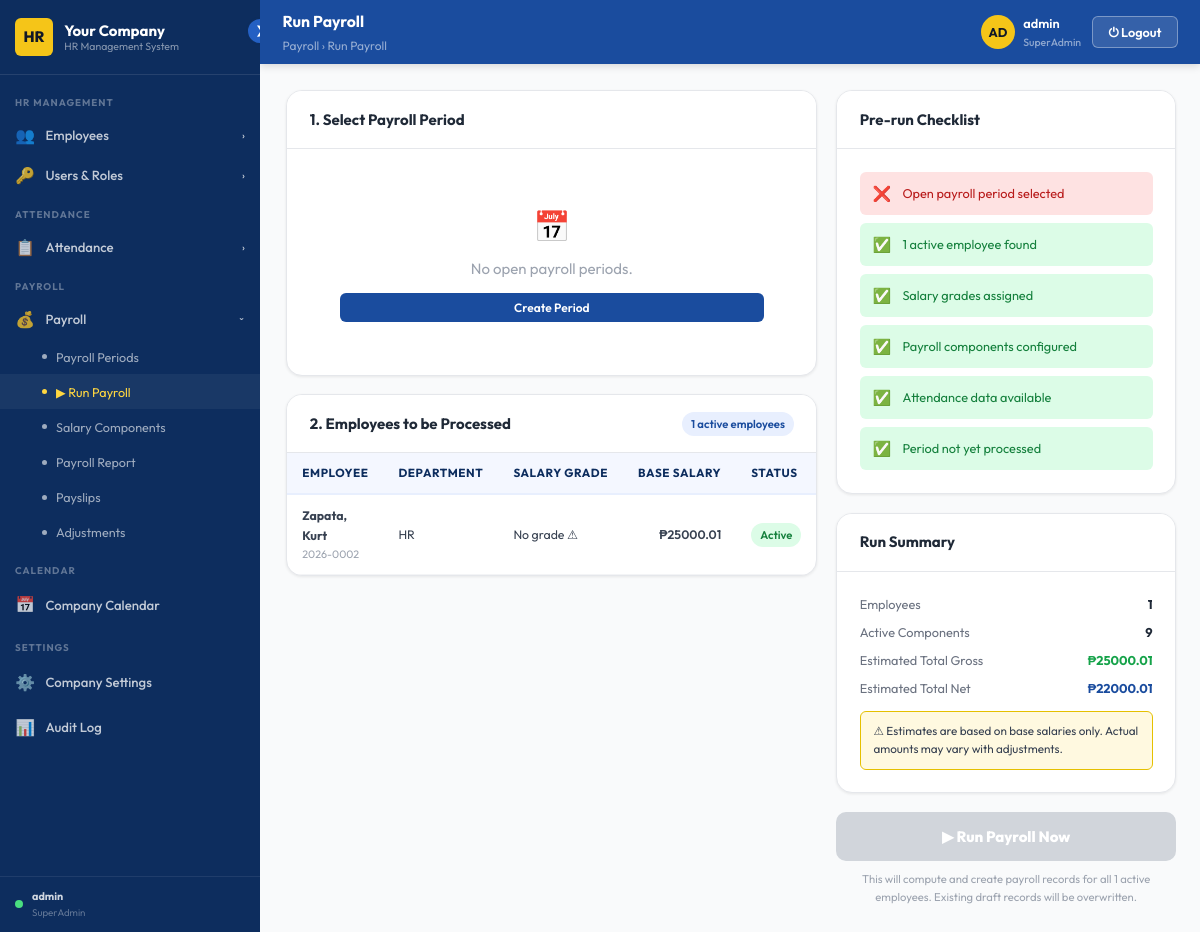
The page /payroll/run/ (signed in) on the database as committed earlier.
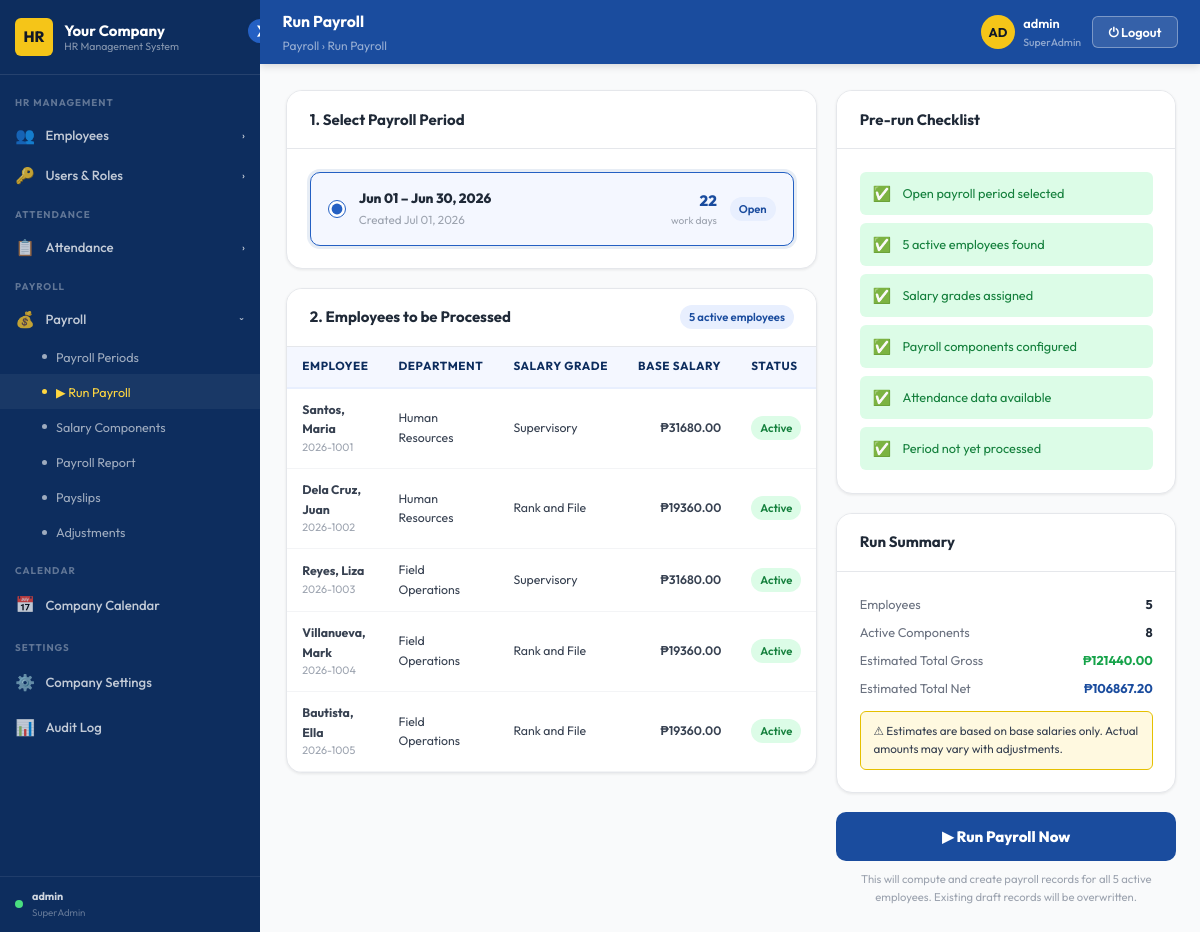
The same page on the database as committed later.
### employees/models.py (models this page shows, shortened)
class Employee(models.Model):
    EMPLOYMENT_TYPES = [('regular', 'Regular'), ('contract', 'Contract')]
    STATUS_CHOICES   = [('active', 'Active'), ('inactive', 'Inactive')]
    GENDER_CHOICES   = [('male', 'Male'), ('female', 'Female'), ('other', 'Other')]
    CIVIL_CHOICES    = [
        ('single', 'Single'), ('married', 'Married'),
        ('widowed', 'Widowed'), ('separated', 'Separated'),
    ]
    employee_code   = models.CharField(max_length=50, unique=True)
    first_name      = models.CharField(max_length=100)
    last_name       = models.CharField(max_length=100)
    email           = models.EmailField(unique=True)
    phone           = models.CharField(max_length=30, blank=True)
    address         = models.TextField(blank=True)
    date_hired      = models.DateField(null=True, blank=True)
    employment_type = models.CharField(max_length=20, choices=EMPLOYMENT_TYPES, default='regular')
    status          = models.CharField(max_length=20, choices=STATUS_CHOICES, default='active')
    department      = models.ForeignKey(Department, on_delete=models.SET_NULL, null=True, blank=True)
    position        = models.ForeignKey(Position, on_delete=models.SET_NULL, null=True, blank=True)
    salary_grade    = models.ForeignKey(SalaryGrade, on_delete=models.SET_NULL, null=True, blank=True)
    created_at      = models.DateTimeField(auto_now_add=True)
    updated_at      = models.DateTimeField(auto_now=True)
    middle_name     = models.CharField(max_length=100, blank=True)
    birthdate       = models.DateField(null=True, blank=True)
    gender          = models.CharField(max_length=10, choices=GENDER_CHOICES, blank=True)
    civil_status    = models.CharField(max_length=15, choices=CIVIL_CHOICES, blank=True)
    nationality     = models.CharField(max_length=60, blank=True, default='Filipino')
    tin_number        = models.CharField(max_length=30, blank=True)
    sss_number        = models.CharField(max_length=30, blank=True)
    philhealth_number = models.CharField(max_length=30, blank=True)
    pagibig_number    = models.CharField(max_length=30, blank=True)
    emergency_contact_name         = models.CharField(max_length=150, blank=True)
    emergency_contact_phone        = models.CharField(max_length=30, blank=True)
    emergency_contact_relationship = models.CharField(max_length=60, blank=True)
    contract_start  = models.DateField(null=True, blank=True)
    contract_end    = models.DateField(null=True, blank=True)

class Department(models.Model):
    name        = models.CharField(max_length=100)
    description = models.TextField(blank=True)
    created_at  = models.DateTimeField(auto_now_add=True)

class SalaryGrade(models.Model):
    name          = models.CharField(max_length=100)
    hourly_rate   = models.DecimalField(max_digits=10, decimal_places=4, default=0)
    overtime_rate = models.DecimalField(max_digits=10, decimal_places=4, default=0)
    base_salary   = models.DecimalField(max_digits=12, decimal_places=2, default=0)
    created_at    = models.DateTimeField(auto_now_add=True)

### payroll/models.py (models this page shows, shortened)
class PayrollPeriod(models.Model):
    STATUS = [('open','Open'),('processing','Processing'),('closed','Closed')]
    start_date = models.DateField()
    end_date   = models.DateField()
    status     = models.CharField(max_length=20, choices=STATUS, default='open')
    created_at = models.DateTimeField(auto_now_add=True)

### payroll/views.py (the view, shortened to what this page needs)
# urls.py: path('run/',                            views.run_payroll,                name='run'),
@admin_required(roles={'SuperAdmin', 'HRAdmin'})
def run_payroll(request):
    all_periods = PayrollPeriod.objects.order_by('-start_date')
    open_periods = all_periods.filter(status='open')
    for p in all_periods:
        delta = (p.end_date - p.start_date).days + 1
        p.working_days = sum(
            1 for i in range(delta)
            if (p.start_date + timedelta(days=i)).weekday() < 5
        )
    period_id = request.GET.get('period_id') or request.POST.get('period_id')
    if period_id:
        try:
            default_period = PayrollPeriod.objects.get(pk=period_id)
        except:
            default_period = open_periods.first()
    else:
        default_period = open_periods.first()
    employees = Employee.objects.filter(status='active').select_related('department', 'salary_grade')
    components = PayrollComponent.objects.filter(is_active=True).order_by('sort_order', 'id')
    missing_grades = employees.filter(salary_grade__isnull=True).count()
    already_run = Payroll.objects.filter(payroll_period=default_period).exists() if default_period else False
    checks = {
        'has_open_period':      open_periods.exists(),
        'has_employees':        employees.exists(),
        'all_have_grades':      missing_grades == 0,
        'some_missing_grades': 0 < missing_grades < employees.count(),
        'missing_grade_count': missing_grades,
        'has_components':       components.exists(),
        'attendance_imported': True,
        'already_run':          already_run,
    }
    estimated_gross = sum(
        (Decimal(str(e.salary_grade.hourly_rate)) * Decimal('176')
         if e.salary_grade else Decimal('0'))
        for e in employees
    )
    estimated_net = estimated_gross * Decimal('0.88')
    return render(request, 'hrms/payroll_run.html', {
        'periods':        all_periods,
        'employees':        employees,
        'active_employees': employees.count(),
        'component_count':  components.count(),
        'estimated_gross':  estimated_gross,
        'estimated_net':    estimated_net,
        'checks':           checks,
        **_branding(),
    })

### accounts/access.py (called while the page is built, shortened)
def role_display_name(role):
    name = role.name if hasattr(role, 'name') else role
    return ROLE_DISPLAY_NAMES.get(name, name or 'No Role')

def get_user_role(user):
    if not user or not user.is_authenticated:
        return None
    if user.is_superuser:
        return _MockRole(SUPERADMIN)

def has_admin_role(user):
    role = get_user_role(user)
    return role is not None and role.name in ADMIN_ROLES

def admin_required(view_func=None, *, roles=None, redirect_url=None):
    allowed = set(roles) if roles else ADMIN_ROLES
    redir   = redirect_url or '/attendance/'
    def decorator(fn):
        @wraps(fn)
        @login_required(login_url='/login/')
        def wrapper(request, *args, **kwargs):
            role = get_user_role(request.user)
            if role and role.name in allowed:
                return fn(request, *args, **kwargs)
            return render(request, 'hrms/403.html', status=403)
        return wrapper
    if view_func is not None:
        return decorator(view_func)
    return decorator

### templates/hrms/payroll_run.html (shortened to what the changed rows need)
{% extends "hrms/admin_base.html" %}
{% load static %}
{% block content %}
<div class="run-layout">
  <div>
    <div class="card" style="margin-bottom:1.25rem;">
      <div class="card-body">
        {% if periods %}
        <div class="period-options">
          {% for period in periods %}
          <label class="period-option {% if forloop.first %}selected{% endif %}"
                 onclick="selectPeriod(this, {{ period.id }}, {{ period.working_days }})">
            <input type="radio" name="period_choice" value="{{ period.id }}"
                   {% if forloop.first %}checked{% endif %}>
            <div class="period-option-info">
              <h4>{{ period.start_date|date:"M d" }} – {{ period.end_date|date:"M d, Y" }}</h4>
              <p>Created {{ period.created_at|date:"M d, Y" }}</p>
            </div>
            <div class="period-option-meta">
              <div class="days">{{ period.working_days }}</div>
              <div class="dlabel">work days</div>
            </div>
            <span class="badge badge-blue">{{ period.status|title }}</span>
          </label>
          {% endfor %}
        </div>
        {% else %}
        <div style="text-align:center;padding:2rem;color:var(--gray-400);">
          <div style="font-size:2rem;margin-bottom:.5rem;">📅</div>
          No open payroll periods.
          <a href="{% url 'payroll:periods' %}" class="btn btn-primary btn-sm" style="display:block;margin-top:.75rem;">Create Period</a>
        </div>
        {% endif %}
      </div>
    </div>
    <div class="card">
      <div class="card-header">
        <h3>2. Employees to be Processed</h3>
        <span class="badge badge-blue">{{ active_employees }} active employees</span>
      </div>
      <div class="table-wrap">
        <table class="data-table">
          <thead>
            <tr>
              <th>Employee</th>
              <th>Department</th>
              <th>Salary Grade</th>
              <th style="text-align:right;">Base Salary</th>
              <th>Status</th>
            </tr>
          </thead>
          <tbody>
            {% for emp in employees %}
            <tr class="emp-preview-row">
              <td>
                <strong>{{ emp.last_name }}, {{ emp.first_name }}</strong>
                <div style="font-size:.72rem;color:var(--gray-400);">{{ emp.employee_code }}</div>
              </td>
              <td>{{ emp.department.name|default:"—" }}</td>
              <td>{{ emp.salary_grade.name|default:"No grade ⚠" }}</td>
              <td style="text-align:right;font-weight:600;">
                {% if emp.salary_grade %}
                  ₱{{ emp.salary_grade.base_salary|floatformat:"2" }}
                {% else %}
                  <span style="color:var(--warning);">Not set</span>
                {% endif %}
              </td>
              <td>
                <span class="badge badge-success">Active</span>
              </td>
            </tr>
            {% empty %}
            <tr><td colspan="5" style="text-align:center;padding:2rem;color:var(--gray-400);">No active employees found.</td></tr>
            {% endfor %}
          </tbody>
        </table>
      </div>
    </div>
  </div>
  <div>
    <div class="card" style="margin-bottom:1.25rem;">
      <div class="card-body">
        <div class="pre-run-checklist">
          <div class="check-item {% if checks.has_open_period %}pass{% else %}fail{% endif %}">
            <span class="check-icon">{% if checks.has_open_period %}✅{% else %}❌{% endif %}</span>
            Open payroll period selected
          </div>
          <div class="check-item {% if checks.has_employees %}pass{% else %}fail{% endif %}">
            <span class="check-icon">{% if checks.has_employees %}✅{% else %}❌{% endif %}</span>
            {{ active_employees }} active employee{{ active_employees|pluralize }} found
          </div>
          <div class="check-item {% if checks.all_have_grades %}pass{% elif checks.some_missing_grades %}warn{% else %}fail{% endif %}">
            <span class="check-icon">{% if checks.all_have_grades %}✅{% elif checks.some_missing_grades %}⚠{% else %}❌{% endif %}</span>
            Salary grades assigned
          </div>
          <div class="check-item {% if checks.has_components %}pass{% else %}warn{% endif %}">
            <span class="check-icon">{% if checks.has_components %}✅{% else %}⚠{% endif %}</span>
            Payroll components configured
          </div>
          <div class="check-item {% if checks.attendance_imported %}pass{% else %}warn{% endif %}">
            <span class="check-icon">{% if checks.attendance_imported %}✅{% else %}⚠{% endif %}</span>
            Attendance data available
          </div>
          <div class="check-item {% if not checks.already_run %}pass{% else %}warn{% endif %}">
            <span class="check-icon">{% if not checks.already_run %}✅{% else %}⚠{% endif %}</span>
            {% if checks.already_run %}Period already has payroll (will overwrite draft){% else %}Period not yet processed{% endif %}
          </div>
        </div>
      </div>
    </div>
    <div class="card" style="margin-bottom:1.25rem;">
      <div class="card-body">
        <div style="display:flex;flex-direction:column;gap:.5rem;font-size:.85rem;">
          <div style="display:flex;justify-content:space-between;">
            <span class="text-gray">Employees</span>
            <strong>{{ active_employees }}</strong>
          </div>
          <div style="display:flex;justify-content:space-between;">
            <span class="text-gray">Active Components</span>
            <strong>{{ component_count }}</strong>
          </div>
          <div style="display:flex;justify-content:space-between;">
            <span class="text-gray">Estimated Total Gross</span>
            <strong style="color:var(--success);">₱{{ estimated_gross|floatformat:"2" }}</strong>
          </div>
          <div style="display:flex;justify-content:space-between;">
            <span class="text-gray">Estimated Total Net</span>
            <strong style="color:var(--blue-800);">₱{{ estimated_net|floatformat:"2" }}</strong>
          </div>
        </div>
      </div>
    </div>
    <form id="run-payroll-form" method="post" action="{% url 'payroll:run' %}" onsubmit="startRun(event)">
      <div id="run-panel">
        <button type="submit" class="run-btn" id="run-btn"
                {% if not checks.has_open_period or not checks.has_employees %}disabled{% endif %}>
          ▶ Run Payroll Now
        </button>
        <p style="font-size:.75rem;color:var(--gray-400);text-align:center;margin-top:.6rem;">
          This will compute and create payroll records for all {{ active_employees }} active employees.
          Existing draft records will be overwritten.
        </p>
      </div>
    </form>
  </div>
</div>
{% endblock %}

Rows that differ between the two databases and show on the page:
removed Employee: last_name "Zapata", first_name "Kurt", employee_code "2026-0002", department.name "HR", salary_grade.name "No grade ⚠", salary_grade.base_salary "25000.01"
added PayrollPeriod: period_choice "☑ Jun 01 – Jun 30, 2026 Created", start_date "Jun 01", end_date "Jun 30, 2026", created_at "Jul 01, 2026", working_days "22", status "Open"
now on this page (row edited): Employee: last_name "Santos", first_name "Maria", employee_code "2026-1001", department.name "Human Resources", salary_grade.name "Supervisory", salary_grade.base_salary "31680.00"
added Employee: last_name "Dela Cruz", first_name "Juan", employee_code "2026-1002", department.name "Human Resources", salary_grade.name "Rank and File", salary_grade.base_salary "19360.00"
added Employee: last_name "Reyes", first_name "Liza", employee_code "2026-1003", department.name "Field Operations", salary_grade.name "Supervisory", salary_grade.base_salary "31680.00"
added Employee: last_name "Villanueva", first_name "Mark", employee_code "2026-1004", department.name "Field Operations", salary_grade.name "Rank and File", salary_grade.base_salary "19360.00"
added Employee: last_name "Bautista", first_name "Ella", employee_code "2026-1005", department.name "Field Operations", salary_grade.name "Rank and File", salary_grade.base_salary "19360.00"
Other text that changed with them:
{{ active_employees }}: "1" → "5"
{{ component_count }}: "9" → "8"
{{ estimated_gross|floatformat:"2" }}: "25000.01" → "121440.00"
{{ estimated_net|floatformat:"2" }}: "22000.01" → "106867.20"
text no longer shown: "📅 No open payroll periods. Create Period ❌"
